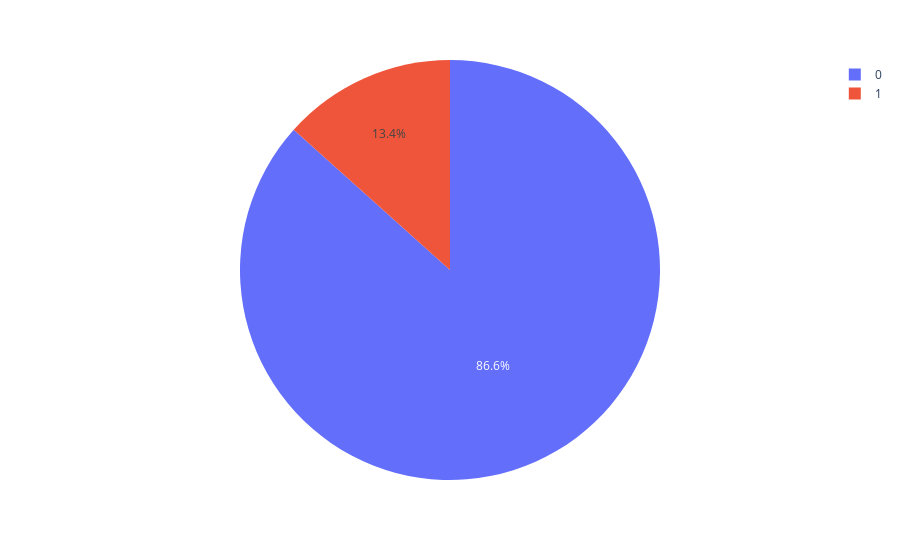

The notebook cell saved with this chart:
### Code cell
ex.pie(train_data,names='Self_Employed')

### Figure 1 — Plotly figure (JSON) as saved in the notebook; plotly's stock layout.template omitted (floating-point values rounded to 4 significant figures; data arrays with more than 128 entries replaced by an {"elided": "..."} marker saying what was removed)
{"data": [{"domain": {"x": [0, 1], "y": [0, 1]}, "hovertemplate": "Self_Employed=%{label}<extra></extra>", "labels": {"elided": "614 int values"}, "legendgroup": "", "name": "", "showlegend": true, "type": "pie"}], "layout": {"legend": {"tracegroupgap": 0}, "margin": {"t": 60}}}
